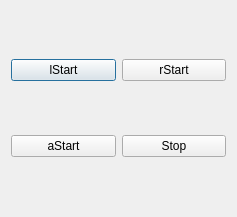
<?xml version="1.0" encoding="UTF-8"?>
<ui version="4.0">
 <class>Recording</class>
 <widget class="QDialog" name="Recording">
  <property name="geometry">
   <rect>
    <x>0</x>
    <y>0</y>
    <width>237</width>
    <height>217</height>
   </rect>
  </property>
  <property name="windowTitle">
   <string>Dialog</string>
  </property>
  <layout class="QVBoxLayout" name="verticalLayout">
   <item>
    <layout class="QHBoxLayout" name="horizontalLayout">
     <item>
      <widget class="QPushButton" name="lstartPushButton">
       <property name="text">
        <string>lStart</string>
       </property>
      </widget>
     </item>
     <item>
      <widget class="QPushButton" name="rStartPushButton">
       <property name="text">
        <string>rStart</string>
       </property>
      </widget>
     </item>
    </layout>
   </item>
   <item>
    <layout class="QHBoxLayout" name="horizontalLayout_2">
     <item>
      <widget class="QPushButton" name="aStartPushButton">
       <property name="text">
        <string>aStart</string>
       </property>
      </widget>
     </item>
     <item>
      <widget class="QPushButton" name="stopPushButton">
       <property name="text">
        <string>Stop</string>
       </property>
      </widget>
     </item>
    </layout>
   </item>
  </layout>
 </widget>
 <resources/>
 <connections/>
</ui>
